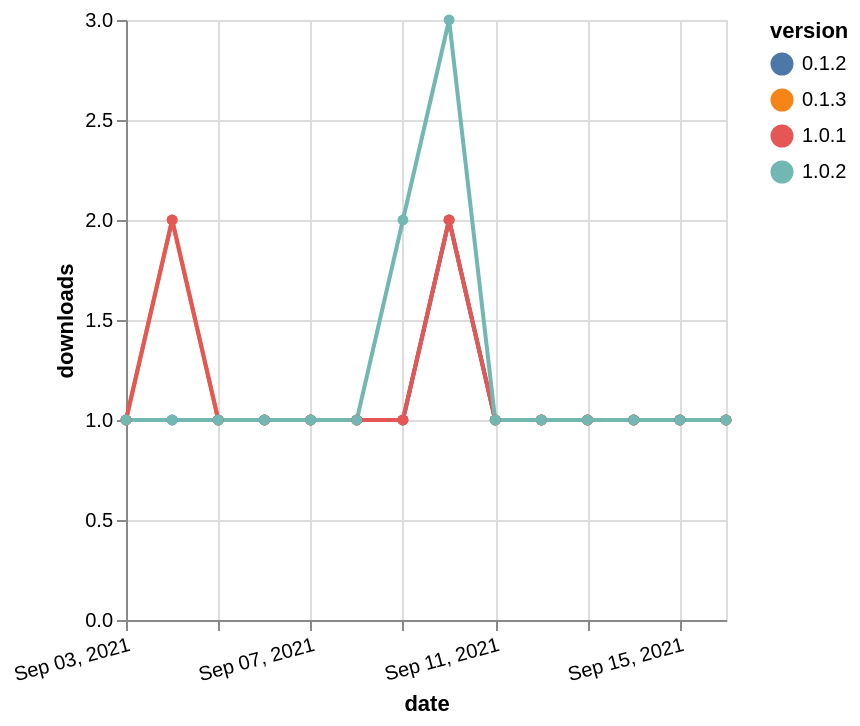

Express this chart as Vega-Lite.
### Vega-Lite specification from a JSON file in a GitHub repository (floating-point values rounded to 4 significant figures)
{"$schema": "https://vega.github.io/schema/vega-lite/v5.json", "description": "A simple bar chart with embedded data.", "data": {"values": [{"date": "2021-09-03", "total": 152, "delta": 1, "version": "0.1.3"}, {"date": "2021-09-04", "total": 154, "delta": 2, "version": "0.1.3"}, {"date": "2021-09-05", "total": 155, "delta": 1, "version": "0.1.3"}, {"date": "2021-09-06", "total": 156, "delta": 1, "version": "0.1.3"}, {"date": "2021-09-07", "total": 157, "delta": 1, "version": "0.1.3"}, {"date": "2021-09-08", "total": 158, "delta": 1, "version": "0.1.3"}, {"date": "2021-09-09", "total": 159, "delta": 1, "version": "0.1.3"}, {"date": "2021-09-10", "total": 161, "delta": 2, "version": "0.1.3"}, {"date": "2021-09-11", "total": 162, "delta": 1, "version": "0.1.3"}, {"date": "2021-09-12", "total": 163, "delta": 1, "version": "0.1.3"}, {"date": "2021-09-13", "total": 164, "delta": 1, "version": "0.1.3"}, {"date": "2021-09-14", "total": 165, "delta": 1, "version": "0.1.3"}, {"date": "2021-09-15", "total": 166, "delta": 1, "version": "0.1.3"}, {"date": "2021-09-16", "total": 167, "delta": 1, "version": "0.1.3"}, {"date": "2021-09-03", "total": 148, "delta": 1, "version": "0.1.2"}, {"date": "2021-09-04", "total": 149, "delta": 1, "version": "0.1.2"}, {"date": "2021-09-05", "total": 150, "delta": 1, "version": "0.1.2"}, {"date": "2021-09-06", "total": 151, "delta": 1, "version": "0.1.2"}, {"date": "2021-09-07", "total": 152, "delta": 1, "version": "0.1.2"}, {"date": "2021-09-08", "total": 153, "delta": 1, "version": "0.1.2"}, {"date": "2021-09-09", "total": 154, "delta": 1, "version": "0.1.2"}, {"date": "2021-09-10", "total": 156, "delta": 2, "version": "0.1.2"}, {"date": "2021-09-11", "total": 157, "delta": 1, "version": "0.1.2"}, {"date": "2021-09-12", "total": 158, "delta": 1, "version": "0.1.2"}, {"date": "2021-09-13", "total": 159, "delta": 1, "version": "0.1.2"}, {"date": "2021-09-14", "total": 160, "delta": 1, "version": "0.1.2"}, {"date": "2021-09-15", "total": 161, "delta": 1, "version": "0.1.2"}, {"date": "2021-09-16", "total": 162, "delta": 1, "version": "0.1.2"}, {"date": "2021-09-03", "total": 135, "delta": 1, "version": "1.0.1"}, {"date": "2021-09-04", "total": 137, "delta": 2, "version": "1.0.1"}, {"date": "2021-09-05", "total": 138, "delta": 1, "version": "1.0.1"}, {"date": "2021-09-06", "total": 139, "delta": 1, "version": "1.0.1"}, {"date": "2021-09-07", "total": 140, "delta": 1, "version": "1.0.1"}, {"date": "2021-09-08", "total": 141, "delta": 1, "version": "1.0.1"}, {"date": "2021-09-09", "total": 142, "delta": 1, "version": "1.0.1"}, {"date": "2021-09-10", "total": 144, "delta": 2, "version": "1.0.1"}, {"date": "2021-09-11", "total": 145, "delta": 1, "version": "1.0.1"}, {"date": "2021-09-12", "total": 146, "delta": 1, "version": "1.0.1"}, {"date": "2021-09-13", "total": 147, "delta": 1, "version": "1.0.1"}, {"date": "2021-09-14", "total": 148, "delta": 1, "version": "1.0.1"}, {"date": "2021-09-15", "total": 149, "delta": 1, "version": "1.0.1"}, {"date": "2021-09-16", "total": 150, "delta": 1, "version": "1.0.1"}, {"date": "2021-09-03", "total": 157, "delta": 1, "version": "1.0.2"}, {"date": "2021-09-04", "total": 158, "delta": 1, "version": "1.0.2"}, {"date": "2021-09-05", "total": 159, "delta": 1, "version": "1.0.2"}, {"date": "2021-09-06", "total": 160, "delta": 1, "version": "1.0.2"}, {"date": "2021-09-07", "total": 161, "delta": 1, "version": "1.0.2"}, {"date": "2021-09-08", "total": 162, "delta": 1, "version": "1.0.2"}, {"date": "2021-09-09", "total": 164, "delta": 2, "version": "1.0.2"}, {"date": "2021-09-10", "total": 167, "delta": 3, "version": "1.0.2"}, {"date": "2021-09-11", "total": 168, "delta": 1, "version": "1.0.2"}, {"date": "2021-09-12", "total": 169, "delta": 1, "version": "1.0.2"}, {"date": "2021-09-13", "total": 170, "delta": 1, "version": "1.0.2"}, {"date": "2021-09-14", "total": 171, "delta": 1, "version": "1.0.2"}, {"date": "2021-09-15", "total": 172, "delta": 1, "version": "1.0.2"}, {"date": "2021-09-16", "total": 173, "delta": 1, "version": "1.0.2"}]}, "width": "container", "mark": {"type": "line", "point": {"filled": true}}, "encoding": {"x": {"field": "date", "type": "temporal", "timeUnit": "yearmonthdate", "title": "date", "axis": {"labelAngle": -15}}, "y": {"field": "delta", "type": "quantitative", "title": "downloads"}, "color": {"field": "version", "type": "nominal"}, "tooltip": {"field": "delta"}}}
